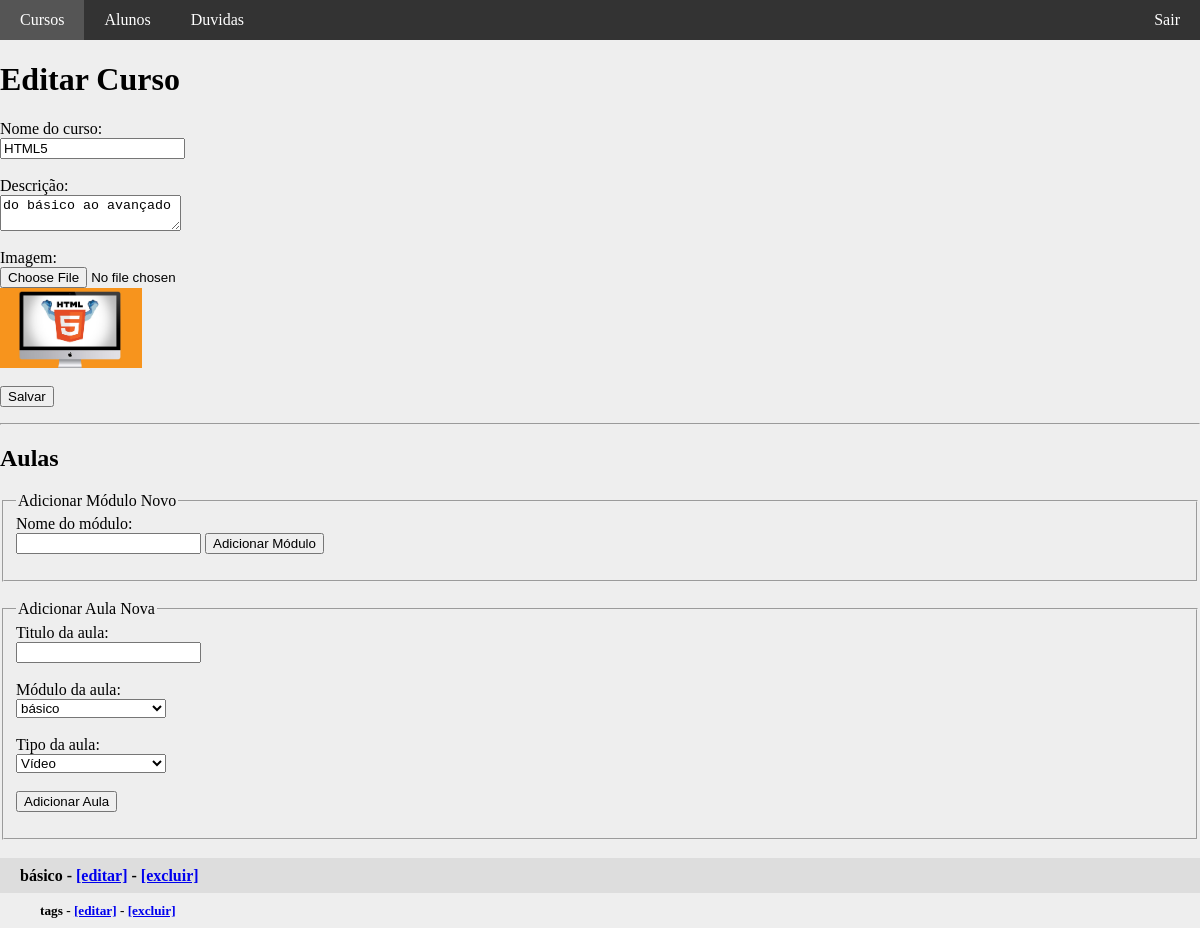
Page /painel/home/editar/2 (signed in) on the committed database.
### tables this page shows
CREATE TABLE `cursos` (
  `id` int(11) UNSIGNED NOT NULL,
  `nome` varchar(50) NOT NULL DEFAULT '',
  `imagem` varchar(37) NOT NULL DEFAULT '',
  `descricao` text
);

CREATE TABLE `modulos` (
  `id` int(11) UNSIGNED NOT NULL,
  `id_curso` int(11) NOT NULL,
  `nome` varchar(50) NOT NULL DEFAULT ''
);

CREATE TABLE `aulas` (
  `id` int(11) UNSIGNED NOT NULL,
  `id_modulo` int(11) NOT NULL,
  `id_curso` int(11) NOT NULL,
  `ordem` int(11) NOT NULL,
  `tipo` varchar(20) NOT NULL DEFAULT ''
);

### painel/core/Controller.php (called while the page is built, shortened)
<?php
class controller {
	public function loadTemplate($viewName, $viewData = array()) {
		include 'views/template.php';
	}
	public function loadViewInTemplate($viewName, $viewData) {
		extract($viewData);
		include 'views/'.$viewName.'.php';
	}
}

### painel/controllers/homeController.php (called while the page is built, shortened)
<?php
class homeController extends controller {
	public function editar($id) {
		$dados = array(
			'curso' => array(),
			'modulos' => array()
		);
		$modulos = new Modulos();
		$cursos = new Cursos();
		$dados['curso'] = $cursos->getCurso($id);
		$dados['modulos'] = $modulos->getModulos($id);
		$this->loadTemplate('curso_edit', $dados);
	}
}

### painel/core/Core.php (called while the page is built, shortened)
<?php
class Core {
	public function run() {
		$url = explode("index.php", $_SERVER["PHP_SELF"]);
		$url = end($url);
		$params = array();
		if(!empty($url)) {
			$url = explode('/', $url);
			array_shift($url);
			array_shift($url);
			if(isset($url[0])) {
				$currentAction = $url[0];
				array_shift($url);
			} else {
				$currentAction = 'index';
			}
			if(count($url) > 0) {
				$params = $url;
			}
		} else {
			$currentController = 'homeController';
			$currentAction = 'index';
		}
		$c = new $currentController();
		call_user_func_array(array($c, $currentAction), $params);
	}
}

### painel/index.php (called while the page is built, shortened)
<?php
require 'config.php';
$core = new Core();
$core->run();
?>

### painel/core/Model.php (called while the page is built, shortened)
<?php
class model {
	public function __construct() {
		global $config;
		$this->db = new PDO("mysql:dbname=".$config['dbname'].";host=".$config['host'], $config['dbuser'], $config['dbpass']);
	}
}
?>

### painel/config.php (called while the page is built, shortened)
<?php
$config = array();
if(ENVIRONMENT == 'development') {
	$config['dbname'] = 'ead';
	$config['host'] = 'localhost';
	$config['dbuser'] = 'root';
	$config['dbpass'] = 'root';
} else {
	$config['dbname'] = 'ead';
	$config['host'] = 'localhost';
	$config['dbuser'] = 'root';
	$config['dbpass'] = 'root';
}
?>

### painel/models/cursos.php (called while the page is built, shortened)
<?php
class Cursos extends model {
	public function getCurso($id) {
		$array = array();
		$sql = "SELECT * FROM cursos WHERE id = '$id'";
		$sql = $this->db->query($sql);
		if($sql->rowCount() > 0) {
			$array = $sql->fetch();
		}
		return $array;
	}
}
?>

### painel/models/modulos.php (called while the page is built, shortened)
<?php
class Modulos extends model {
	public function getModulos($id_curso) {
		$array = array();
		$sql = "SELECT * FROM modulos WHERE id_curso = '$id_curso'";
		$sql = $this->db->query($sql);
		if($sql->rowCount() > 0) {
			$array = $sql->fetchAll();
			$aulas = new Aulas();
			foreach($array as $mChave => $mDados) {
				$array[$mChave]['aulas'] = $aulas->getAulasDoModulo($mDados['id']);
			}
		}
		return $array;
	}
}

### painel/models/aulas.php (called while the page is built, shortened)
<?php
class Aulas extends model {
	public function getAulasDoModulo($id) {
		$array = array();
		$sql = "SELECT * FROM aulas WHERE id_modulo = '$id' ORDER BY ordem";
		$sql = $this->db->query($sql);
		if($sql->rowCount() > 0) {
			$array = $sql->fetchAll();
			foreach($array as $aulachave => $aula) {
				if($aula['tipo'] == 'video') {
					$sql = "SELECT nome FROM videos WHERE id_aula = '".($aula['id'])."'";
					$sql = $this->db->query($sql)->fetch();
					$array[$aulachave]['nome'] = $sql['nome'];
				}
				elseif($aula['tipo'] == 'poll') {
					$array[$aulachave]['nome'] = "Questionário";
				}
			}
		}
		return $array;
	}
}

### painel/views/curso_edit.php (the view, shortened to what this page needs)
<h1>Editar Curso</h1>
<form method="POST" enctype="multipart/form-data">
	Nome do curso:<br/>
	<input type="text" name="nome" value="<?php echo $curso['nome']; ?>" /><br/><br/>
	Descrição:<br/>
	<textarea name="descricao"><?php echo $curso['descricao']; ?></textarea><br/><br/>
	Imagem:<br/>
	<input type="file" name="imagem" /><br/>
	<img src="<?php echo BASE; ?>../assets/images/cursos/<?php echo $curso['imagem']; ?>" border="0" height="80" /><br/><br/>
	<input type="submit" value="Salvar" />
</form>
<hr/>
<h2>Aulas</h2>
<fieldset>
	<legend>Adicionar Módulo Novo</legend>
	<form method="POST">
		Nome do módulo:<br/>
		<input type="text" name="modulo" /> <input type="submit" value="Adicionar Módulo" />
	</form>
</fieldset><br/>
<fieldset>
	<legend>Adicionar Aula Nova</legend>
	<form method="POST">
		Titulo da aula:<br/>
		<input type="text" name="aula" /><br/><br/>
		Módulo da aula:<br/>
		<select name="moduloaula">
			<?php foreach($modulos as $modulo): ?>
			<option value="<?php echo $modulo['id']; ?>"><?php echo utf8_encode($modulo['nome']); ?></option>
			<?php endforeach; ?>
		</select><br/><br/>
		Tipo da aula:<br/>
		<select name="tipo">
			<option value="video">Vídeo</option>
		</select><br/><br/>
		<input type="submit" value="Adicionar Aula" />
	</form>
</fieldset><br/>
<?php foreach($modulos as $modulo): ?>
	<h4><?php echo utf8_encode($modulo['nome']); ?> - <a href="<?php echo BASE; ?>home/edit_modulo/<?php echo $modulo['id']; ?>">[editar]</a> - <a href="<?php echo BASE; ?>home/del_modulo/<?php echo $modulo['id']; ?>">[excluir]</a></h4>
	<?php foreach($modulo['aulas'] as $aula): ?>
	<h5><?php echo $aula['nome']; ?> - <a href="<?php echo BASE; ?>home/edit_aula/<?php echo $aula['id']; ?>">[editar]</a> - <a href="<?php echo BASE; ?>home/del_aula/<?php echo $aula['id']; ?>">[excluir]</a></h5>
	<?php endforeach; ?>
<?php endforeach; ?>

### painel/assets/css/template.css (style rules this page uses)
body { margin:0; background-color:#EEE; }
h4 { background-color:#DDD; height:35px; line-height: 35px; padding-left:20px; margin:0; }
h5 { height:35px; line-height: 35px; padding-left:40px; margin:0; }
select { min-width:150px; }

### rows in the picture
cursos: nome "HTML5", descricao "do básico ao avançado", imagem (picture)
modulos: nome "básico"
aulas: nome "tags"

### other values in the picture
form field moduloaula "básico"
